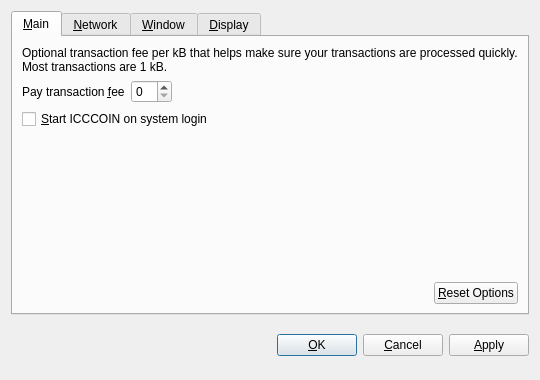
<?xml version="1.0" encoding="UTF-8"?>
<ui version="4.0">
 <class>OptionsDialog</class>
 <widget class="QDialog" name="OptionsDialog">
  <property name="geometry">
   <rect>
    <x>0</x>
    <y>0</y>
    <width>540</width>
    <height>380</height>
   </rect>
  </property>
  <property name="windowTitle">
   <string>Options</string>
  </property>
  <property name="modal">
   <bool>true</bool>
  </property>
  <layout class="QVBoxLayout" name="verticalLayout">
   <item>
    <widget class="QTabWidget" name="tabWidget">
     <property name="tabPosition">
      <enum>QTabWidget::North</enum>
     </property>
     <property name="currentIndex">
      <number>0</number>
     </property>
     <widget class="QWidget" name="tabMain">
      <attribute name="title">
       <string>&amp;Main</string>
      </attribute>
      <layout class="QVBoxLayout" name="verticalLayout_Main">
       <item>
        <widget class="QLabel" name="transactionFeeInfoLabel">
         <property name="text">
          <string>Optional transaction fee per kB that helps make sure your transactions are processed quickly. Most transactions are 1 kB.</string>
         </property>
         <property name="textFormat">
          <enum>Qt::PlainText</enum>
         </property>
         <property name="wordWrap">
          <bool>true</bool>
         </property>
        </widget>
       </item>
       <item>
        <layout class="QHBoxLayout" name="horizontalLayout_1_Main">
         <item>
          <widget class="QLabel" name="transactionFeeLabel">
           <property name="text">
            <string>Pay transaction &amp;fee</string>
           </property>
           <property name="textFormat">
            <enum>Qt::PlainText</enum>
           </property>
           <property name="buddy">
            <cstring>transactionFee</cstring>
           </property>
          </widget>
         </item>
         <item>
          <widget class="BitcoinAmountField" name="transactionFee"/>
         </item>
         <item>
          <spacer name="horizontalSpacer_1_Main">
           <property name="orientation">
            <enum>Qt::Horizontal</enum>
           </property>
           <property name="sizeHint" stdset="0">
            <size>
             <width>40</width>
             <height>20</height>
            </size>
           </property>
          </spacer>
         </item>
        </layout>
       </item>
       <item>
        <widget class="QCheckBox" name="bitcoinAtStartup">
         <property name="toolTip">
          <string>Automatically start ICCCOIN after logging in to the system.</string>
         </property>
         <property name="text">
          <string>&amp;Start ICCCOIN on system login</string>
         </property>
        </widget>
       </item>
       <item>
        <spacer name="verticalSpacer_Main">
         <property name="orientation">
          <enum>Qt::Vertical</enum>
         </property>
         <property name="sizeHint" stdset="0">
          <size>
           <width>20</width>
           <height>40</height>
          </size>
         </property>
        </spacer>
       </item>
       <item>
        <layout class="QHBoxLayout" name="horizontalLayout_2_Main">
         <item>
          <spacer name="horizontalSpacer_2_Main">
           <property name="orientation">
            <enum>Qt::Horizontal</enum>
           </property>
           <property name="sizeHint" stdset="0">
            <size>
             <width>40</width>
             <height>20</height>
            </size>
           </property>
          </spacer>
         </item>
         <item>
          <widget class="QPushButton" name="resetButton">
           <property name="toolTip">
            <string>Reset all client options to default.</string>
           </property>
           <property name="text">
            <string>&amp;Reset Options</string>
           </property>
           <property name="autoDefault">
            <bool>false</bool>
           </property>
          </widget>
         </item>
        </layout>
       </item>
      </layout>
     </widget>
     <widget class="QWidget" name="tabNetwork">
      <attribute name="title">
       <string>&amp;Network</string>
      </attribute>
      <layout class="QVBoxLayout" name="verticalLayout_Network">
       <item>
        <widget class="QCheckBox" name="mapPortUpnp">
         <property name="toolTip">
          <string>Automatically open the ICCCOIN client port on the router. This only works when your router supports UPnP and it is enabled.</string>
         </property>
         <property name="text">
          <string>Map port using &amp;UPnP</string>
         </property>
        </widget>
       </item>
       <item>
        <widget class="QCheckBox" name="connectSocks">
         <property name="toolTip">
          <string>Connect to the ICCCOIN network through a SOCKS proxy (e.g. when connecting through Tor).</string>
         </property>
         <property name="text">
          <string>&amp;Connect through SOCKS proxy:</string>
         </property>
        </widget>
       </item>
       <item>
        <layout class="QHBoxLayout" name="horizontalLayout_Network">
         <item>
          <widget class="QLabel" name="proxyIpLabel">
           <property name="text">
            <string>Proxy &amp;IP:</string>
           </property>
           <property name="textFormat">
            <enum>Qt::PlainText</enum>
           </property>
           <property name="buddy">
            <cstring>proxyIp</cstring>
           </property>
          </widget>
         </item>
         <item>
          <widget class="QValidatedLineEdit" name="proxyIp">
           <property name="maximumSize">
            <size>
             <width>140</width>
             <height>16777215</height>
            </size>
           </property>
           <property name="toolTip">
            <string>IP address of the proxy (e.g. 127.0.0.1)</string>
           </property>
          </widget>
         </item>
         <item>
          <widget class="QLabel" name="proxyPortLabel">
           <property name="text">
            <string>&amp;Port:</string>
           </property>
           <property name="textFormat">
            <enum>Qt::PlainText</enum>
           </property>
           <property name="buddy">
            <cstring>proxyPort</cstring>
           </property>
          </widget>
         </item>
         <item>
          <widget class="QLineEdit" name="proxyPort">
           <property name="maximumSize">
            <size>
             <width>55</width>
             <height>16777215</height>
            </size>
           </property>
           <property name="toolTip">
            <string>Port of the proxy (e.g. 9050)</string>
           </property>
          </widget>
         </item>
         <item>
          <widget class="QLabel" name="socksVersionLabel">
           <property name="text">
            <string>SOCKS &amp;Version:</string>
           </property>
           <property name="textFormat">
            <enum>Qt::PlainText</enum>
           </property>
           <property name="buddy">
            <cstring>socksVersion</cstring>
           </property>
          </widget>
         </item>
         <item>
          <widget class="QValueComboBox" name="socksVersion">
           <property name="toolTip">
            <string>SOCKS version of the proxy (e.g. 5)</string>
           </property>
          </widget>
         </item>
         <item>
          <spacer name="horizontalSpacer_Network">
           <property name="orientation">
            <enum>Qt::Horizontal</enum>
           </property>
           <property name="sizeHint" stdset="0">
            <size>
             <width>40</width>
             <height>20</height>
            </size>
           </property>
          </spacer>
         </item>
        </layout>
       </item>
       <item>
        <spacer name="verticalSpacer_Network">
         <property name="orientation">
          <enum>Qt::Vertical</enum>
         </property>
         <property name="sizeHint" stdset="0">
          <size>
           <width>20</width>
           <height>40</height>
          </size>
         </property>
        </spacer>
       </item>
      </layout>
     </widget>
     <widget class="QWidget" name="tabWindow">
      <attribute name="title">
       <string>&amp;Window</string>
      </attribute>
      <layout class="QVBoxLayout" name="verticalLayout_Window">
       <item>
        <widget class="QCheckBox" name="minimizeToTray">
         <property name="toolTip">
          <string>Show only a tray icon after minimizing the window.</string>
         </property>
         <property name="text">
          <string>&amp;Minimize to the tray instead of the taskbar</string>
         </property>
        </widget>
       </item>
       <item>
        <widget class="QCheckBox" name="minimizeOnClose">
         <property name="toolTip">
          <string>Minimize instead of exit the application when the window is closed. When this option is enabled, the application will be closed only after selecting Quit in the menu.</string>
         </property>
         <property name="text">
          <string>M&amp;inimize on close</string>
         </property>
        </widget>
       </item>
       <item>
        <spacer name="verticalSpacer_Window">
         <property name="orientation">
          <enum>Qt::Vertical</enum>
         </property>
         <property name="sizeHint" stdset="0">
          <size>
           <width>20</width>
           <height>40</height>
          </size>
         </property>
        </spacer>
       </item>
      </layout>
     </widget>
     <widget class="QWidget" name="tabDisplay">
      <attribute name="title">
       <string>&amp;Display</string>
      </attribute>
      <layout class="QVBoxLayout" name="verticalLayout_Display">
       <item>
        <layout class="QHBoxLayout" name="horizontalLayout_1_Display">
         <item>
          <widget class="QLabel" name="langLabel">
           <property name="text">
            <string>User Interface &amp;language:</string>
           </property>
           <property name="textFormat">
            <enum>Qt::PlainText</enum>
           </property>
           <property name="buddy">
            <cstring>lang</cstring>
           </property>
          </widget>
         </item>
         <item>
          <widget class="QValueComboBox" name="lang">
           <property name="toolTip">
            <string>The user interface language can be set here. This setting will take effect after restarting ICCCOIN.</string>
           </property>
          </widget>
         </item>
        </layout>
       </item>
       <item>
        <layout class="QHBoxLayout" name="horizontalLayout_2_Display">
         <item>
          <widget class="QLabel" name="unitLabel">
           <property name="text">
            <string>&amp;Unit to show amounts in:</string>
           </property>
           <property name="textFormat">
            <enum>Qt::PlainText</enum>
           </property>
           <property name="buddy">
            <cstring>unit</cstring>
           </property>
          </widget>
         </item>
         <item>
          <widget class="QValueComboBox" name="unit">
           <property name="toolTip">
            <string>Choose the default subdivision unit to show in the interface and when sending coins.</string>
           </property>
          </widget>
         </item>
        </layout>
       </item>
       <item>
        <widget class="QCheckBox" name="displayAddresses">
         <property name="toolTip">
          <string>Whether to show ICCCOIN addresses in the transaction list or not.</string>
         </property>
         <property name="text">
          <string>&amp;Display addresses in transaction list</string>
         </property>
        </widget>
       </item>
       <item>
        <spacer name="verticalSpacer_Display">
         <property name="orientation">
          <enum>Qt::Vertical</enum>
         </property>
         <property name="sizeHint" stdset="0">
          <size>
           <width>20</width>
           <height>40</height>
          </size>
         </property>
        </spacer>
       </item>
      </layout>
     </widget>
    </widget>
   </item>
   <item>
    <layout class="QHBoxLayout" name="horizontalLayout_Buttons">
     <item>
      <spacer name="horizontalSpacer_1">
       <property name="orientation">
        <enum>Qt::Horizontal</enum>
       </property>
       <property name="sizeHint" stdset="0">
        <size>
         <width>40</width>
         <height>48</height>
        </size>
       </property>
      </spacer>
     </item>
     <item>
      <widget class="QLabel" name="statusLabel">
       <property name="font">
        <font>
         <weight>75</weight>
         <bold>true</bold>
        </font>
       </property>
       <property name="text">
        <string/>
       </property>
       <property name="textFormat">
        <enum>Qt::PlainText</enum>
       </property>
       <property name="wordWrap">
        <bool>true</bool>
       </property>
      </widget>
     </item>
     <item>
      <spacer name="horizontalSpacer_2">
       <property name="orientation">
        <enum>Qt::Horizontal</enum>
       </property>
       <property name="sizeHint" stdset="0">
        <size>
         <width>40</width>
         <height>48</height>
        </size>
       </property>
      </spacer>
     </item>
     <item>
      <widget class="QPushButton" name="okButton">
       <property name="text">
        <string>&amp;OK</string>
       </property>
      </widget>
     </item>
     <item>
      <widget class="QPushButton" name="cancelButton">
       <property name="text">
        <string>&amp;Cancel</string>
       </property>
       <property name="autoDefault">
        <bool>false</bool>
       </property>
      </widget>
     </item>
     <item>
      <widget class="QPushButton" name="applyButton">
       <property name="text">
        <string>&amp;Apply</string>
       </property>
       <property name="autoDefault">
        <bool>false</bool>
       </property>
      </widget>
     </item>
    </layout>
   </item>
  </layout>
 </widget>
 <customwidgets>
  <customwidget>
   <class>BitcoinAmountField</class>
   <extends>QSpinBox</extends>
   <header>bitcoinamountfield.h</header>
  </customwidget>
  <customwidget>
   <class>QValueComboBox</class>
   <extends>QComboBox</extends>
   <header>qvaluecombobox.h</header>
  </customwidget>
  <customwidget>
   <class>QValidatedLineEdit</class>
   <extends>QLineEdit</extends>
   <header>qvalidatedlineedit.h</header>
  </customwidget>
 </customwidgets>
 <resources/>
 <connections/>
</ui>
